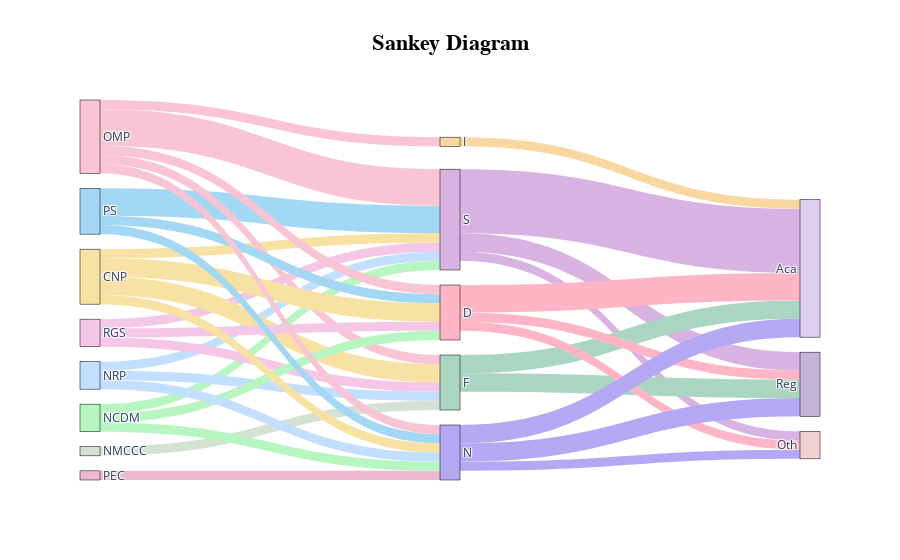

Here is the notebook cell this chart was saved with:
### Code cell
# Define nodes
sources = ["PS", "OMP", "CNP", "NRP", "NMCCC", "PEC", "NCDM", "RGS"]
middle_labels = sankey_df["LABEL"].unique().tolist()  # Labels like S, F, D, N, I
targets = ["Reg", "Aca", "Oth"]

# Combine all nodes
nodes = sources + middle_labels + targets
node_indices = {name: idx for idx, name in enumerate(nodes)}

# Prepare links
source_indices = []
target_indices = []
values = []

# Build links from sources to middle labels
for _, row in sankey_df.iterrows():
    label = row["LABEL"]
    for source in sources:
        if row[source] > 0:
            source_indices.append(node_indices[source])
            target_indices.append(node_indices[label])
            values.append(row[source])

    # Connect middle labels to final targets
    for target in targets:
        if row[target] > 0:
            source_indices.append(node_indices[label])
            target_indices.append(node_indices[target])
            values.append(row[target])

# Assign pastel colors dynamically
source_colors = ["#A3D8F4", "#F9C4D4", "#F7E1A3", "#C2DFFF", "#D4E2D4", "#F0B7D0", "#B8F6C1", "#F4C7E6"]
middle_colors = ["#D8B3E1", "#A9D5C1", "#FFB5C5", "#B4A8F5", "#F8D7A1"] * (len(middle_labels) // 5 + 1)
target_colors = ["#C6B4D8", "#E0D0F0", "#F1D1D1"]

# Assign colors dynamically based on node positions
node_colors = (
    source_colors[:len(sources)] + 
    middle_colors[:len(middle_labels)] + 
    target_colors[:len(targets)]
)

# Generate link colors based on source node colors
link_colors = [node_colors[src] for src in source_indices]

# Create Sankey diagram
fig = go.Figure(go.Sankey(
    node=dict(
        pad=15,
        thickness=20,
        line=dict(color="black", width=0.5),
        label=nodes,
        color=node_colors  
    ),
    link=dict(
        source=source_indices,
        target=target_indices,
        value=values,
        color=link_colors 
    )
))

# Set the title and show the plot
fig.update_layout(
    title=dict(
        text="Sankey Diagram", 
        x=0.5, 
        font=dict(
            size=22,
            color="black", 
            family="Arial Black", 
            weight="bold"
        )
    )
)

fig.show()

### Figure 1 — Plotly figure (JSON) as saved in the notebook; plotly's stock layout.template omitted (floating-point values rounded to 4 significant figures)
{"data": [{"link": {"color": ["#A3D8F4", "#F9C4D4", "#F7E1A3", "#C2DFFF", "#B8F6C1", "#F4C7E6", "#D8B3E1", "#D8B3E1", "#D8B3E1", "#F9C4D4", "#F7E1A3", "#C2DFFF", "#D4E2D4", "#F4C7E6", "#A9D5C1", "#A9D5C1", "#A3D8F4", "#F9C4D4", "#F7E1A3", "#B8F6C1", "#F4C7E6", "#FFB5C5", "#FFB5C5", "#FFB5C5", "#A3D8F4", "#F9C4D4", "#F7E1A3", "#C2DFFF", "#F0B7D0", "#B8F6C1", "#B4A8F5", "#B4A8F5", "#B4A8F5", "#F9C4D4", "#F8D7A1"], "source": [0, 1, 2, 3, 6, 7, 8, 8, 8, 1, 2, 3, 4, 7, 9, 9, 0, 1, 2, 6, 7, 10, 10, 10, 0, 1, 2, 3, 5, 6, 11, 11, 11, 1, 12], "target": [8, 8, 8, 8, 8, 8, 13, 14, 15, 9, 9, 9, 9, 9, 13, 14, 10, 10, 10, 10, 10, 13, 14, 15, 11, 11, 11, 11, 11, 11, 13, 14, 15, 12, 14], "value": [3, 4, 1, 1, 1, 1, 2, 7, 1, 1, 2, 1, 1, 1, 2, 2, 1, 1, 2, 1, 1, 1, 3, 1, 1, 1, 1, 1, 1, 1, 2, 2, 1, 1, 1]}, "node": {"color": ["#A3D8F4", "#F9C4D4", "#F7E1A3", "#C2DFFF", "#D4E2D4", "#F0B7D0", "#B8F6C1", "#F4C7E6", "#D8B3E1", "#A9D5C1", "#FFB5C5", "#B4A8F5", "#F8D7A1", "#C6B4D8", "#E0D0F0", "#F1D1D1"], "label": ["PS", "OMP", "CNP", "NRP", "NMCCC", "PEC", "NCDM", "RGS", "S", "F", "D", "N", "I", "Reg", "Aca", "Oth"], "line": {"color": "black", "width": 0.5}, "pad": 15, "thickness": 20}, "type": "sankey"}], "layout": {"title": {"font": {"color": "black", "family": "Arial Black", "size": 22, "weight": "bold"}, "text": "Sankey Diagram", "x": 0.5}}}
